Frame 1 (no input): blank canvas, image omitted
Frame 60 (no input): blank canvas, image omitted
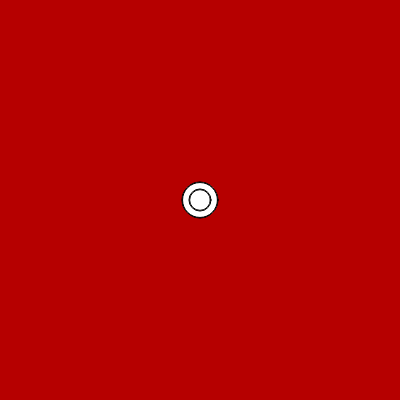
Frame 120 (the mouse pressed at the canvas centre since frame 60)

The p5.js sketch whose frames 1 and 60 were blank and that drew this single picture after the mouse press (run headless with seeded random() and noise() and a simulated clock; from frame 60 on, the mouse is pressed at the canvas centre):

// p5.js sketch
// ── sketch.js
// mousePressed ONCE vs mouseIsPressed CONTINOUS 
//https://editor.p5js.org/benjamin.bergery/sketches/DucPF3g7j

function setup() {
  createCanvas(400, 400);
}

// mouseIsPressed = BOOLEAN true CONTINOUSLY
// as long as you keep mouse pressed down
function draw() {
  if (mouseIsPressed) {
    let radiusb = random(1, 36);
    ellipse(mouseX, mouseY, radiusb, radiusb);
  }
}

// mousePressed = external FUNCTION runs ONCE
// after mouse tap
function mousePressed() {
  let r = random(0, 255);
  console.log(r);
  background(r, 0, 0);
}

//https://editor.p5js.org/fergfluff/sketches/HkAydbxiZ
